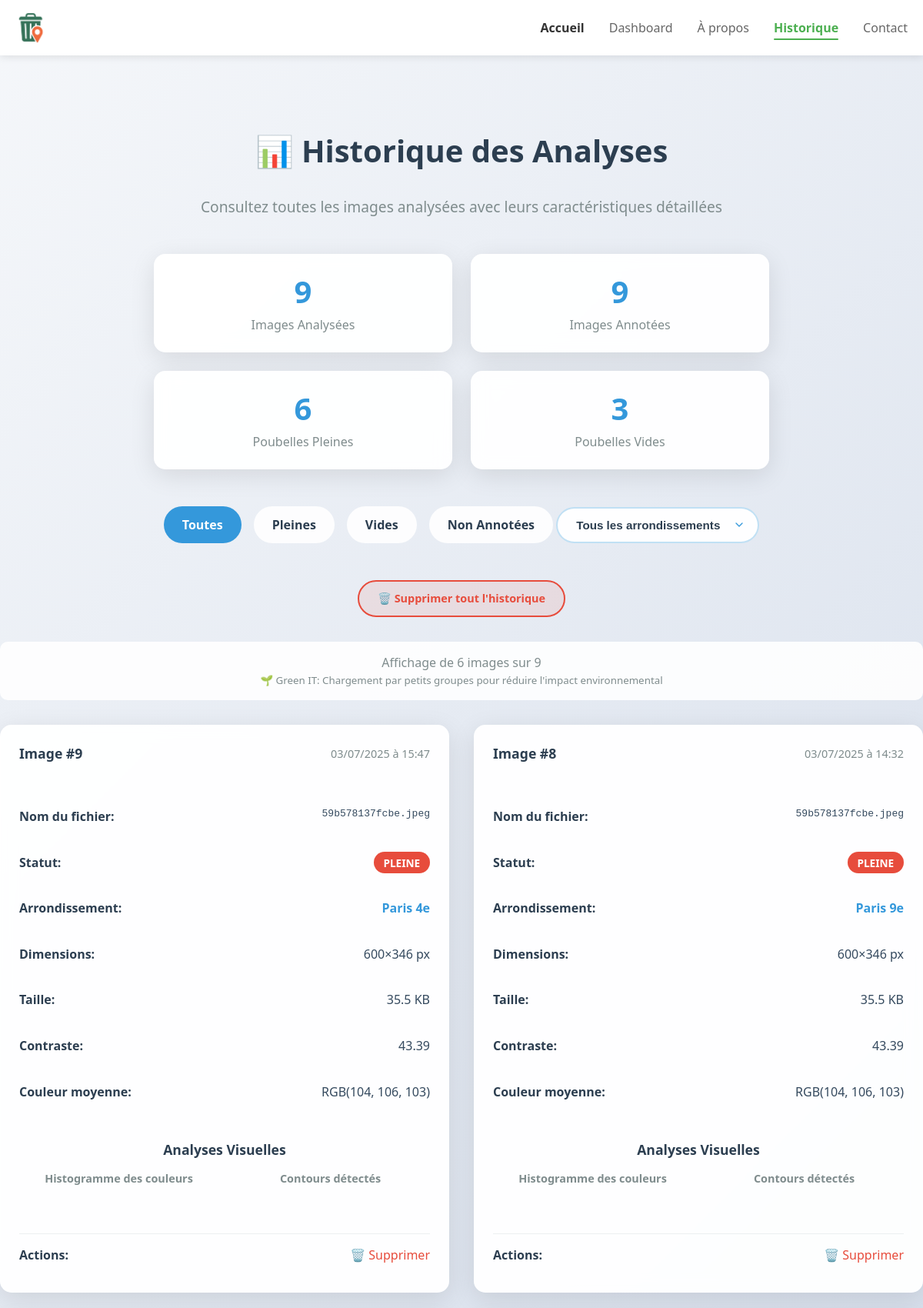
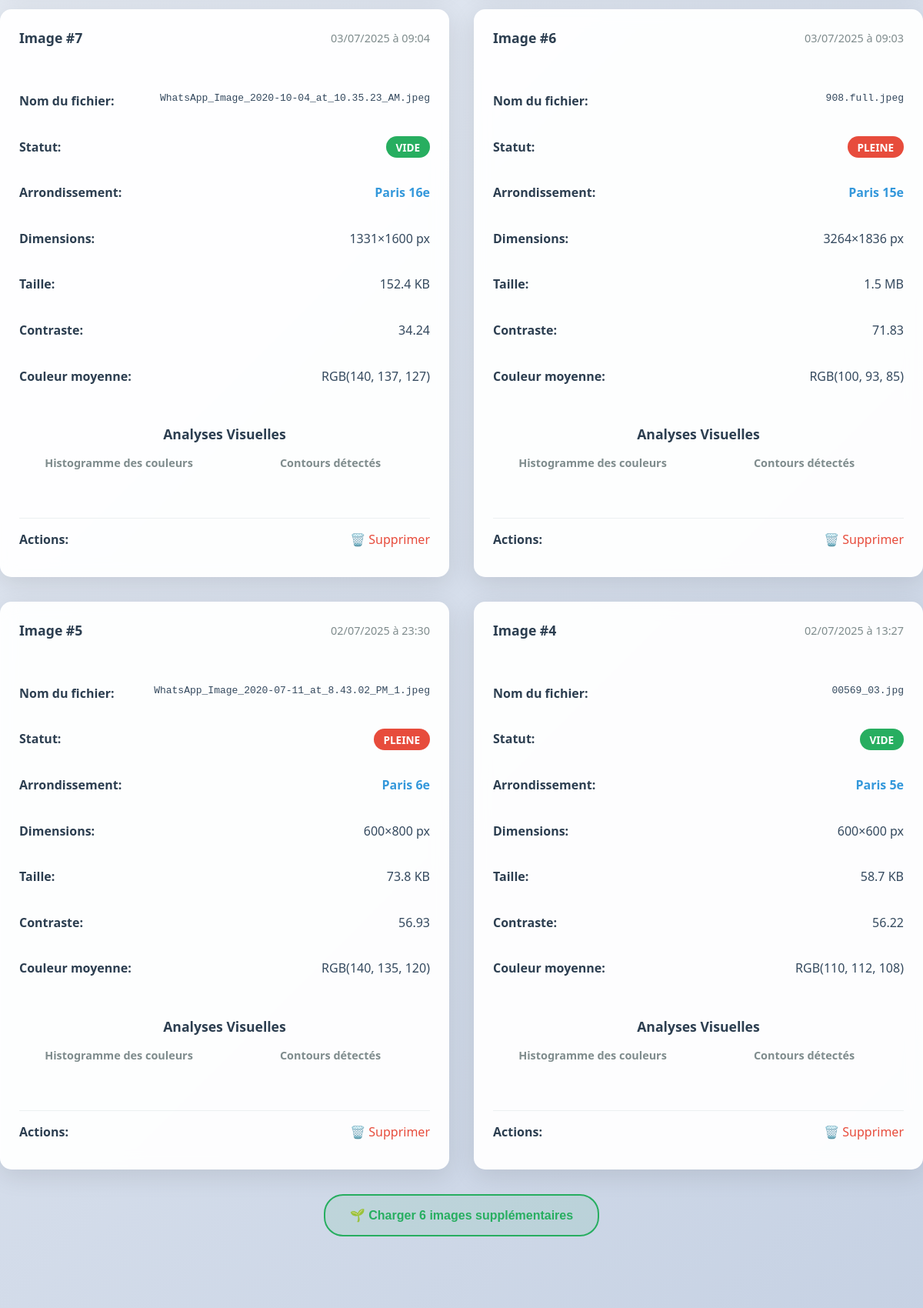
Page /historique (upper part) on the committed database (2 pictures, top to bottom).
### tables this page shows
CREATE TABLE images (
                id INTEGER PRIMARY KEY AUTOINCREMENT,
                filepath TEXT,
                upload_date TEXT,
                annotation TEXT,
                filesize INTEGER,
                width INTEGER,
                height INTEGER,
                avg_color_r INTEGER,
                avg_color_g INTEGER,
                avg_color_b INTEGER,
                contrast REAL
            , histogram_data TEXT, histogram_image TEXT, edge_image TEXT, exif_date_taken TEXT, exif_latitude REAL, exif_longitude REAL);

### app.py (the view)
@app.route('/historique')
def historique():
    filter_type = request.args.get('filter')
    arrondissement_filter = request.args.get('arrondissement')
    page = int(request.args.get('page', 1))
    per_page = 6  # Nombre d'images par page (Green IT - 2x3 grille)
    def get_filtered_images(start_offset, batch_size, max_attempts=10):
        images = []
        current_offset = start_offset
        attempts = 0
        while len(images) < per_page and attempts < max_attempts:
            with sqlite3.connect('database.db') as conn:
                cursor = conn.cursor()
                base_query = "SELECT * FROM images"
                where_clauses = []
                if filter_type == 'pleine':
                    where_clauses.append('annotation = "pleine"')
                elif filter_type == 'vide':
                    where_clauses.append('annotation = "vide"')
                elif filter_type == 'non_annotees':
                    where_clauses.append('(annotation IS NULL OR annotation = "")')
                where_clause = ' WHERE ' + ' AND '.join(where_clauses) if where_clauses else ''
                paginated_query = base_query + where_clause + f' ORDER BY upload_date DESC LIMIT {batch_size} OFFSET {current_offset}'
                cursor.execute(paginated_query)
                columns = [description[0] for description in cursor.description]
                batch_images = [dict(zip(columns, row)) for row in cursor.fetchall()]
                if not batch_images:
                    break
                for image in batch_images:
                    if image['exif_latitude'] is not None and image['exif_longitude'] is not None:
                        latitude, longitude = image['exif_latitude'], image['exif_longitude']
                    else:
                        latitude, longitude = generate_random_paris_coordinates_safe(image['id'])
                    image['arrondissement'] = get_paris_district_from_coordinates(latitude, longitude)
                    if not arrondissement_filter or image['arrondissement'] == arrondissement_filter:
                        images.append(image)
                        if len(images) >= per_page:
                            break
                current_offset += batch_size
                attempts += 1
        return images[:per_page], current_offset
    start_offset = (page - 1) * per_page
    batch_size = per_page * 4 if arrondissement_filter else per_page
    images, final_offset = get_filtered_images(start_offset, batch_size)
    with sqlite3.connect('database.db') as conn:
        cursor = conn.cursor()
        count_query = "SELECT COUNT(*) FROM images"
        where_clauses = []
        if filter_type == 'pleine':
            where_clauses.append('annotation = "pleine"')
        elif filter_type == 'vide':
            where_clauses.append('annotation = "vide"')
        elif filter_type == 'non_annotees':
            where_clauses.append('(annotation IS NULL OR annotation = "")')
        where_clause = ' WHERE ' + ' AND '.join(where_clauses) if where_clauses else ''
        cursor.execute(count_query + where_clause)
        total_filtered_images = cursor.fetchone()[0]
        if arrondissement_filter:
            total_filtered_images = max(1, total_filtered_images // 20)
        cursor.execute('SELECT COUNT(*) FROM images')
        total_images = cursor.fetchone()[0]
        cursor.execute('SELECT COUNT(*) FROM images WHERE annotation IS NOT NULL AND annotation != ""')
        annotated_images = cursor.fetchone()[0]
        cursor.execute('SELECT COUNT(*) FROM images WHERE annotation = "pleine"')
        images_pleine = cursor.fetchone()[0]
        cursor.execute('SELECT COUNT(*) FROM images WHERE annotation = "vide"')
        images_vide = cursor.fetchone()[0]
        cursor.execute('SELECT id, exif_latitude, exif_longitude FROM images ORDER BY id')
        all_image_data = cursor.fetchall()
        arrondissements = set()
        for img_id, exif_lat, exif_lng in all_image_data:
            if exif_lat is not None and exif_lng is not None:
                latitude, longitude = exif_lat, exif_lng
            else:
                latitude, longitude = generate_random_paris_coordinates_safe(img_id)
            arr = get_paris_district_from_coordinates(latitude, longitude)
            arrondissements.add(arr)
        arrondissements = sorted(list(arrondissements))
        for image in images:
            image = extract_exif_coordinates_and_arrondissement(image)
            if image['upload_date']:
                try:
                    date_obj = datetime.strptime(image['upload_date'], '%Y-%m-%d %H:%M:%S')
                    image['upload_date'] = date_obj.strftime('%d/%m/%Y à %H:%M')
                except:
                    pass
            if image['filesize']:
                size_kb = image['filesize'] / 1024
                if size_kb < 1024:
                    image['filesize'] = f"{size_kb:.1f} KB"
                else:
                    size_mb = size_kb / 1024
                    image['filesize'] = f"{size_mb:.1f} MB"
    has_next = len(images) == per_page and final_offset < total_filtered_images * 2  # Facteur de sécurité
    next_page = page + 1 if has_next else None
    return render_template('historique.html',
                         images=images,
                         total_images=total_images,
                         annotated_images=annotated_images,
                         images_pleine=images_pleine,
                         images_vide=images_vide,
                         filter_type=filter_type,
                         arrondissement_filter=arrondissement_filter,
                         arrondissements=arrondissements,
                         current_page=page,
                         has_next=has_next,
                         next_page=next_page,
                         total_filtered_images=total_filtered_images,
                         images_shown=len(images),
                         per_page=per_page)

### templates/historique.html (shortened to what this page needs)
<!DOCTYPE html>
<html lang="fr">
<head>
    <link rel="stylesheet" href="{{ url_for('static', filename='styles.css') }}">
</head>
<body>
    <header class="header">
        <div class="container">
            <div class="logo">
                <img src="{{ url_for('static', filename='images/Logo_TrashTrack.png') }}" alt="TrashTrack" class="logo-img">
            </div>
            <nav class="nav">
                <a href="{{ url_for('home') }}" class="nav-link">Accueil</a>
                <a href="/dashboard.html" class="nav-link">Dashboard</a>
                <a href="/apropos.html" class="nav-link">À propos</a>
                <a href="{{ url_for('historique') }}" class="nav-link active">Historique</a>
                <a href="/contact.html" class="nav-link">Contact</a>
            </nav>
        </div>
    </header>
    <main class="main">
        <div class="container resources-container">
            <h1 class="page-title">📊 Historique des Analyses</h1>
            <p class="subtitle">Consultez toutes les images analysées avec leurs caractéristiques détaillées</p>
            <div class="stats-section">
                <div class="stat-card">
                    <span class="stat-number">{{ total_images }}</span>
                    <div class="stat-label">Images Analysées</div>
                </div>
                <div class="stat-card">
                    <span class="stat-number">{{ annotated_images }}</span>
                    <div class="stat-label">Images Annotées</div>
                </div>
                <div class="stat-card">
                    <span class="stat-number">{{ images_pleine }}</span>
                    <div class="stat-label">Poubelles Pleines</div>
                </div>
                <div class="stat-card">
                    <span class="stat-number">{{ images_vide }}</span>
                    <div class="stat-label">Poubelles Vides</div>
                </div>
            </div>
            <div class="filter-section">
                <div class="filter-buttons">
                    <a href="{{ url_for('historique', arrondissement=arrondissement_filter) if arrondissement_filter else url_for('historique') }}"
                       class="filter-btn {{ 'active' if not filter_type else '' }}">Toutes</a>
                    <a href="{{ url_for('historique', filter='pleine', arrondissement=arrondissement_filter) if arrondissement_filter else url_for('historique', filter='pleine') }}"
                       class="filter-btn {{ 'active' if filter_type == 'pleine' else '' }}">Pleines</a>
                    <a href="{{ url_for('historique', filter='vide', arrondissement=arrondissement_filter) if arrondissement_filter else url_for('historique', filter='vide') }}"
                       class="filter-btn {{ 'active' if filter_type == 'vide' else '' }}">Vides</a>
                    <a href="{{ url_for('historique', filter='non_annotees', arrondissement=arrondissement_filter) if arrondissement_filter else url_for('historique', filter='non_annotees') }}"
                       class="filter-btn {{ 'active' if filter_type == 'non_annotees' else '' }}">Non Annotées</a>
                </div>
                <div class="arrondissement-filter">
                    <select class="arrondissement-select" id="arrondissementSelect" onchange="filterByArrondissement()">
                        <option value="">Tous les arrondissements</option>
                    </select>
                </div>
                {% if total_images > 0 %}
                <div style="margin-top: 1.5rem; text-align: center;">
                    <a href="{{ url_for('clear_history') }}"
                       class="clear-history-btn"
                       onclick="return confirm('⚠️ ATTENTION ⚠️\n\nCette action va supprimer DÉFINITIVEMENT :\n• Toutes les images uploadées\n• Tous les histogrammes générés\n• Tous les fichiers de contours\n• Toutes les données de la base\n\nCette action est IRRÉVERSIBLE !\n\nÊtes-vous absolument sûr de vouloir continuer ?')">
                        🗑️ Supprimer tout l'historique
                    </a>
                </div>
                {% endif %}
            </div>
            {% if images %}
            <div class="pagination-info" style="text-align: center; margin-bottom: 1rem; color: #7f8c8d;">
                <p>Affichage de {{ images_shown }} images sur {{ total_filtered_images }}
                {% if filter_type %}(filtrées){% endif %}</p>
                <small>🌱 Green IT: Chargement par petits groupes pour réduire l'impact environnemental</small>
            </div>
            <div class="images-grid" id="images-container">
                {% for image in images %}
                <div class="image-card">
                    <div class="image-header">
                        <span class="image-id">Image #{{ image['id'] }}</span>
                        <span class="image-date">{{ image['upload_date'] }}</span>
                    </div>
                    <div class="image-details">
                        <div class="detail-row">
                            <span class="detail-label">Nom du fichier:</span>
                            <span class="detail-value" style="font-family: monospace; word-break: break-all;">{{ image['filepath'].split('/')[-1] }}</span>
                        </div>
                        <div class="detail-row">
                            <span class="detail-label">Statut:</span>
                            <span class="detail-value">
                                <span class="status-annotation status-{{ image['annotation'] or 'non' }}">
                                    {{ image['annotation'] or "Non Annoté" }}
                                </span>
                            </span>
                        </div>
                        <div class="detail-row">
                            <span class="detail-label">Arrondissement:</span>
                            <span class="detail-value" style="font-weight: 600; color: #3498db;">{{ image['arrondissement'] }}</span>
                        </div>
                        <div class="detail-row">
                            <span class="detail-label">Dimensions:</span>
                            <span class="detail-value">{{ image['width'] }}×{{ image['height'] }} px</span>
                        </div>
                        <div class="detail-row">
                            <span class="detail-label">Taille:</span>
                            <span class="detail-value">{{ image['filesize'] }}</span>
                        </div>
                        <div class="detail-row">
                            <span class="detail-label">Contraste:</span>
                            <span class="detail-value">{{ "%.2f"|format(image['contrast']) }}</span>
                        </div>
                        <div class="detail-row">
                            <span class="detail-label">Couleur moyenne:</span>
                            <span class="detail-value">RGB({{ image['avg_color_r'] }}, {{ image['avg_color_g'] }}, {{ image['avg_color_b'] }})</span>
                        </div>
                    </div>
                    <div class="analysis-section">
                        <h3 class="analysis-title">Analyses Visuelles</h3>
                        <div class="analysis-images">
                            <div class="analysis-item">
                                <h4>Histogramme des couleurs</h4>
                            </div>
                            <div class="analysis-item">
                                <h4>Contours détectés</h4>
                            </div>
                        </div>
                    </div>
                    <div class="detail-row" style="margin-top: 1rem; padding-top: 1rem; border-top: 1px solid #ecf0f1;">
                        <span class="detail-label">Actions:</span>
                        <span class="detail-value">
                            <a href="{{ url_for('delete_image', image_id=image['id']) }}"
                               onclick="return confirm('Supprimer cette image ?')"
                               style="color: #e74c3c; text-decoration: none;">🗑️ Supprimer</a>
                        </span>
                    </div>
                </div>
                {% endfor %}
            </div>
            {% if has_next %}
            <div class="load-more-section" style="text-align: center; margin-top: 2rem;">
                <button id="load-more-btn" class="load-more-btn"
                        data-next-page="{{ next_page }}"
                        data-filter="{{ filter_type or '' }}"
                        data-arrondissement="{{ arrondissement_filter or '' }}">
                    🌱 Charger 6 images supplémentaires
                </button>
            </div>
            {% endif %}
            {% else %}
            <div class="no-images">
                <p>Aucune image trouvée pour les critères sélectionnés.</p>
                <p><a href="{{ url_for('home') }}" style="color: #3498db; text-decoration: none;">Commencez par uploader votre première image →</a></p>
            </div>
            {% endif %}
        </div>
    </main>
</body>
</html>

### rows in the picture
images: id "9", upload_date "03/07/2025 à 15:47", filepath "59b578137fcbe.jpeg", annotation "PLEINE", arrondissement "Paris 4e", width "600", height "346", filesize "35.5 KB", contrast "43.39", avg_color_r "104", avg_color_g "106", avg_color_b "103"
images: id "8", upload_date "03/07/2025 à 14:32", filepath "59b578137fcbe.jpeg", annotation "PLEINE", arrondissement "Paris 9e", width "600", height "346", filesize "35.5 KB", contrast "43.39", avg_color_r "104", avg_color_g "106", avg_color_b "103"
images: id "7", upload_date "03/07/2025 à 09:04", filepath "WhatsApp_Image_2020-10-04_at_10.35.23_AM.jpeg", annotation "VIDE", arrondissement "Paris 16e", width "1331", height "1600", filesize "152.4 KB", contrast "34.24", avg_color_r "140", avg_color_g "137", avg_color_b "127"
images: id "6", upload_date "03/07/2025 à 09:03", filepath "908.full.jpeg", annotation "PLEINE", arrondissement "Paris 15e", width "3264", height "1836", filesize "1.5 MB", contrast "71.83", avg_color_r "100", avg_color_g "93", avg_color_b "85"
images: id "5", upload_date "02/07/2025 à 23:30", filepath "WhatsApp_Image_2020-07-11_at_8.43.02_PM_1.jpeg", annotation "PLEINE", arrondissement "Paris 6e", width "600", height "800", filesize "73.8 KB", contrast "56.93", avg_color_r "140", avg_color_g "135", avg_color_b "120"
images: id "4", upload_date "02/07/2025 à 13:27", filepath "00569_03.jpg", annotation "VIDE", arrondissement "Paris 5e", width "600", height "600", filesize "58.7 KB", contrast "56.22", avg_color_r "110", avg_color_g "112", avg_color_b "108"

### other values in the picture
{{ total_images }} "9"
{{ annotated_images }} "9"
{{ images_pleine }} "6"
{{ images_vide }} "3"
{{ images_shown }} "6"
{{ total_filtered_images }} "9"
